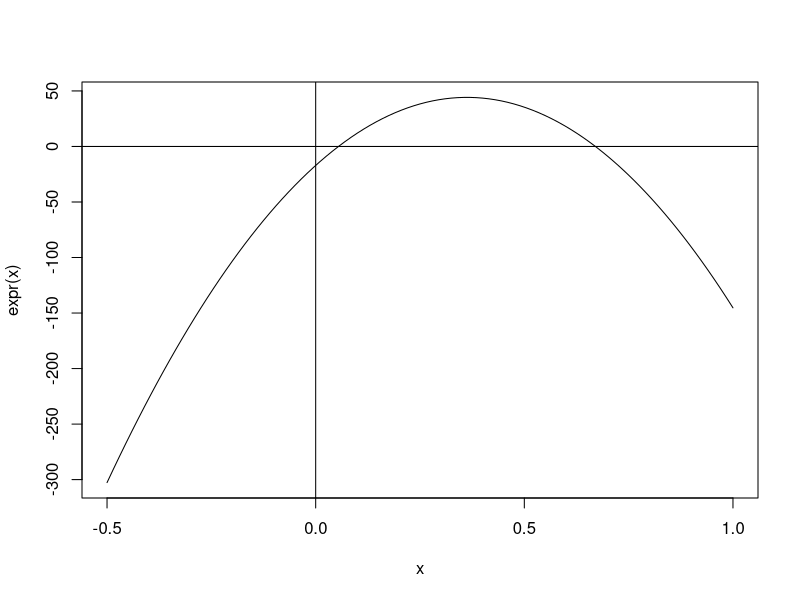

This chart was generated by the following R code:
## ---- chunk 1
# Dados

# Viga
b_w = 0.12 #m
d = 0.29 #m
m = 12.2 #kN
m_d = m * 1.4 #kN

# Propriedades
f_ck = 20000 #kN/cm2
f_cd = f_ck / 1.4 #MPa
f_yk = 500000 # CA50 kN/cm2
f_yd = f_yk / 1.15 #MPa

## ---- chunk 2
expr = function(x) {
  x*(0.68 * d * b_w * f_cd) - x^2 *(0.272 * b_w * f_cd) - m_d
}

curve(expr,-0.5,1)
abline(h=0)
abline(v=0)

coefs = c(-m_d, 0.68 * d * b_w * f_cd, -0.272 * b_w * f_cd)

raizes = polyroot(coefs)
raizes


## ---- chunk 3
raiz_valida = uniroot(expr,c(0,d))
raiz_valida$root
## ---- chunk 4
x_23 = 0.259 * d
x_34 = 0.6283 * d
if(raiz_valida$root < x_23){
  paste("Dominio 2 --> Aco ja escoou")
}else if(raiz_valida$root > x_34){
  paste("Dominio 4 ")
}else{
  paste("Dominio 3")
}
## ---- chunk 5
z = d - 0.4 * raiz_valida$root
z #m
## ---- chunk 6

a_s = m_d/(z* (f_yd / 10000))
a_s #cm2
